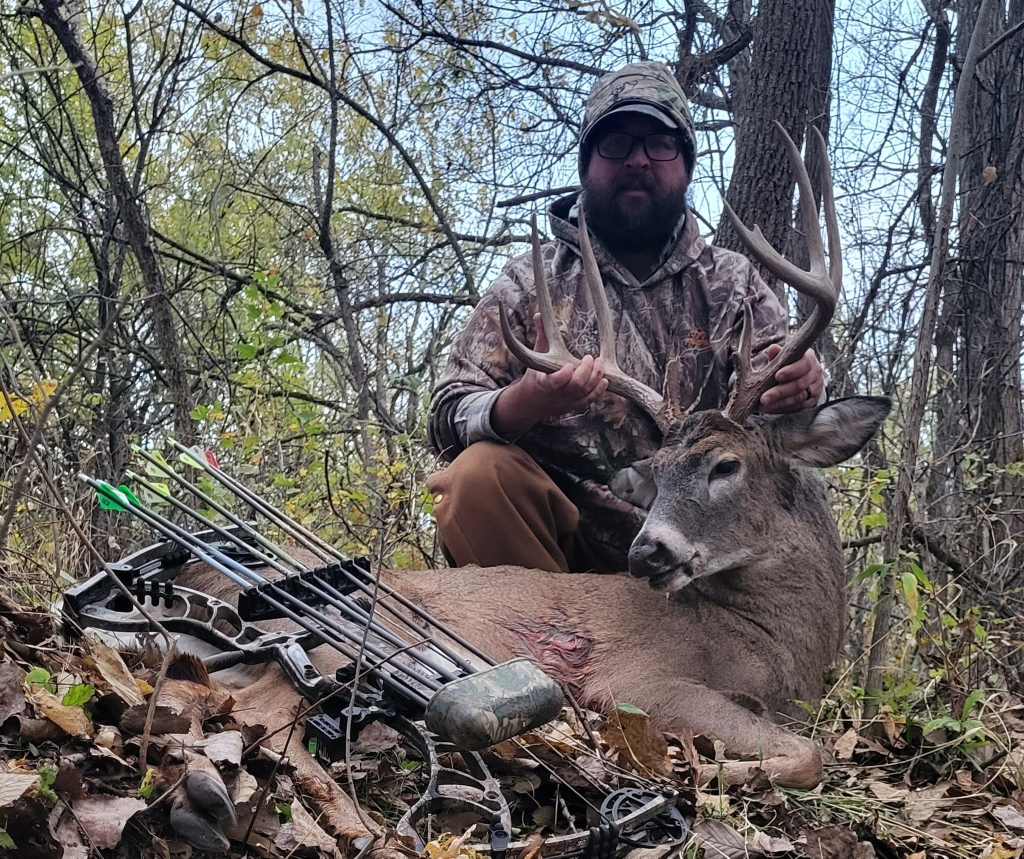
#> input picture deer.jpg, 2048 x 1717 px (shown at 1/2 size)
$ python create_icon.py
#> lines starting #> are read from the running program, lines starting #| are printed output that depends on the picture
"""
Script to build a realistic deer-head app icon from deer.jpg.
Keeps everything local/offline and outputs a 1024x1024 PNG at icon.png.
"""
from PIL import Image, ImageDraw, ImageFilter
import os

ROOT = os.path.dirname(__file__)


def _soft_mask(size: tuple[int, int], blur: int, inset: int) -> Image.Image:
    """Ellipse mask with soft edges to hide background/hands."""
    mask = Image.new("L", size, 0)
    draw = ImageDraw.Draw(mask)
    draw.ellipse(
        (inset, inset, size[0] - inset, size[1] - inset),
        fill=255,
    )
    return mask.filter(ImageFilter.GaussianBlur(radius=blur))


def create_realistic_icon(size: int = 1024) -> Image.Image:
    """Crop the provided deer photo to a head/antler icon."""
#> called with size = 1024
    src_path = os.path.join(ROOT, "deer.jpg")
    img = Image.open(src_path).convert("RGBA")
    w, h = img.size
#> w = 2048; h = 1717

    # Focus on head/antlers region (relative crop keeps this robust if photo changes size)
    crop_box = (
        int(w * 0.52),
        int(h * 0.22),
        int(w * 0.96),
        int(h * 0.86),
    )
#> crop_box = (1064, 377, 1966, 1476)
    head = img.crop(crop_box)
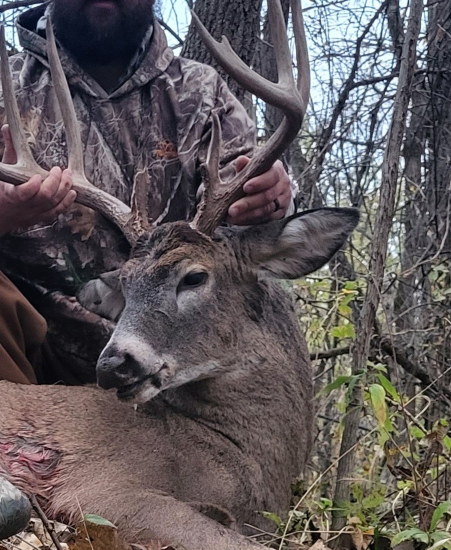
#> head: PIL image 902x1099 RGBA (shown at 1/2 size); mean R, G, B, A 95.6, 89, 90.8, 255

    # Resize and apply a soft elliptical mask to trim out background/person
    head_size = int(size * 0.9)
    head = head.resize((head_size, head_size), Image.Resampling.LANCZOS)
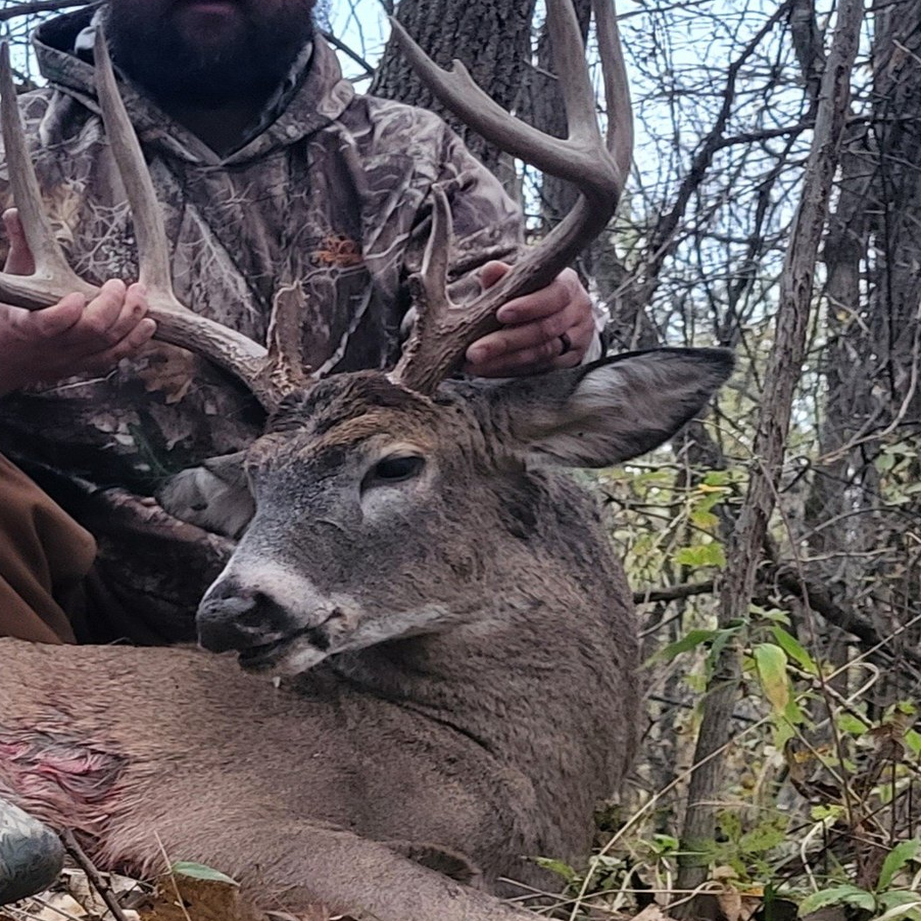
#> head: PIL image 921x921 RGBA; mean R, G, B, A 95.6, 89, 90.8, 255
    mask = _soft_mask(head.size, blur=int(size * 0.02), inset=int(size * 0.04))
#> in _soft_mask, `mask = Image.new("L", size, 0)`: mask: PIL image 921x921 L; every value is 0
#> in _soft_mask, `return mask.filter(ImageFilter.GaussianBlur(radius=blur))`:
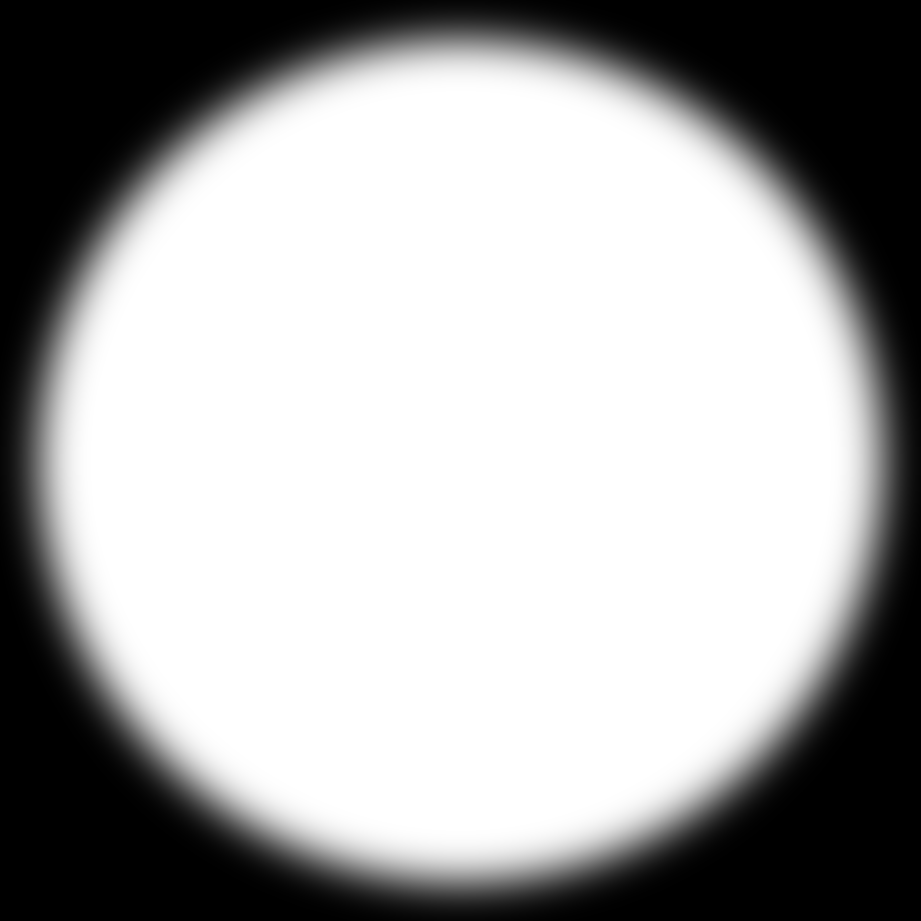
#> returned value: PIL image 921x921 L; min 0, max 255, mean 167.3

    # Deep forest background so antlers stand out
    bg = Image.new("RGBA", (size, size), (24, 36, 26, 255))
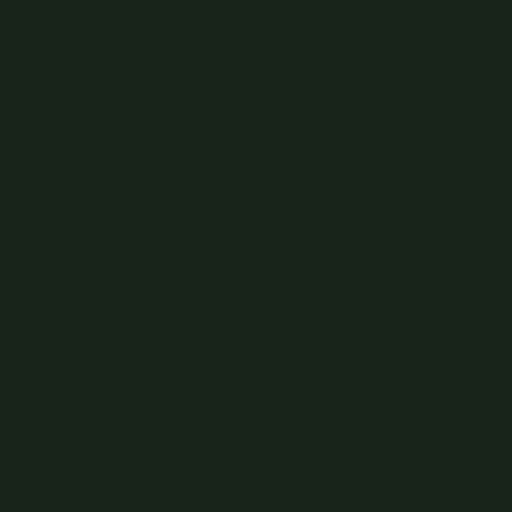
#> bg: PIL image 1024x1024 RGBA (shown at 1/2 size); mean R, G, B, A 24, 36, 26, 255
    offset = ((size - head_size) // 2, (size - head_size) // 2)
    bg.paste(head, offset, mask)
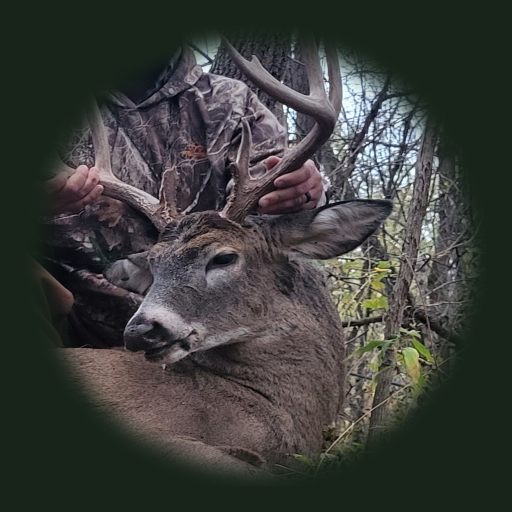
#> bg: PIL image 1024x1024 RGBA (shown at 1/2 size); mean R, G, B, A 60.5, 62.5, 59.1, 255
    return bg


if __name__ == "__main__":
    icon = create_realistic_icon(1024)
    icon_path = os.path.join(ROOT, "icon.png")
    icon.save(icon_path, "PNG", optimize=True)
    print(f"Icon created: {icon_path}")
    print(f"Size: {icon.size[0]}x{icon.size[1]} pixels")
#| Size: 1024x1024 pixels
